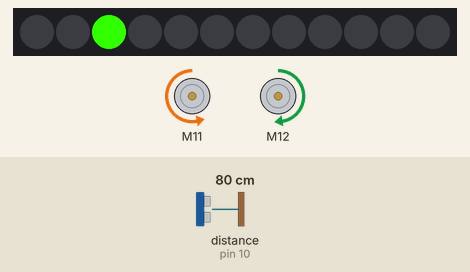
This sketch was run on a simulated Arduino Uno, built with avr-gcc and run on an emulated ATmega328P. Shown: 12 RGB LEDs in strip order, left to right, 2 × DC motor (green arrow = forward, orange = backward, longer = faster). The test bench sets the inputs (shaded band); at power-on: distance to the obstacle (sensor on pin 10) 80 cm.

Above: at 1.2 s.
1.3 s: distance to the obstacle (sensor on pin 10) set to 27 cm
2.8 s: distance to the obstacle (sensor on pin 10) set to 22 cm
At 3.2 s:
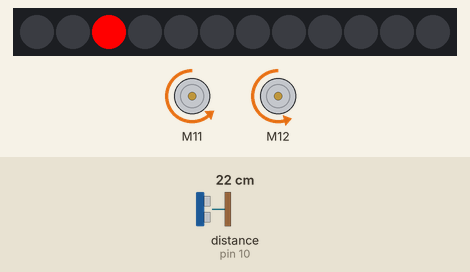
4.3 s: distance to the obstacle (sensor on pin 10) set to 35 cm
At 5.5 s:
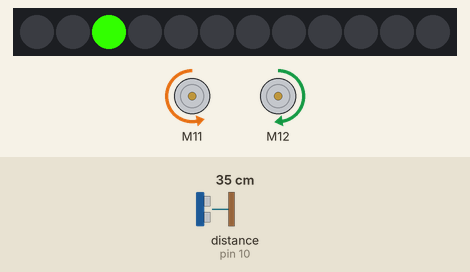
5.8 s: distance to the obstacle (sensor on pin 10) set to 2 cm
At 6.6 s:
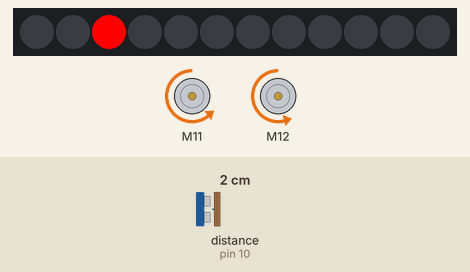
7.3 s: distance to the obstacle (sensor on pin 10) set to 60 cm
At 7.8 s:
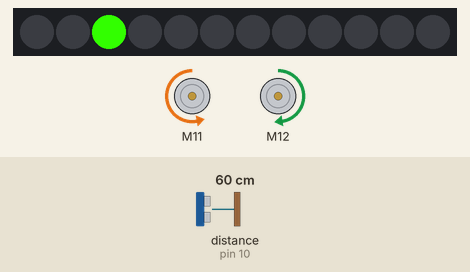
Timing chart, 0 to 9.8 s (numbered marks = the images above; inputs shaded):
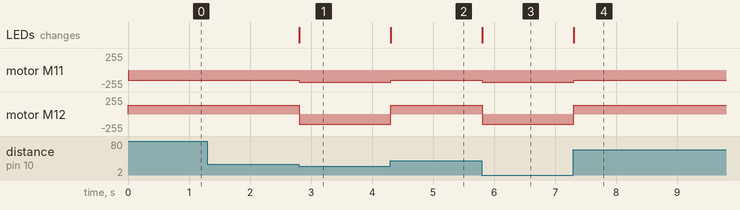

The sketch:

2.RobotBox.ino
```cpp
#include <Arduino.h>
#include <MeAuriga.h>

MeUltrasonicSensor ultrasonic_sensor(10);
MeRGBLed rgb_led(0, 12);

MeEncoderOnBoard motor_r(SLOT1);
MeEncoderOnBoard motor_l(SLOT2);

const float CALIBRATION = 110.0 / 128.0;

void isr_process_encoder1(void)
{
  if(digitalRead(motor_r.getPortB()) == 0) motor_r.pulsePosMinus();
  else motor_r.pulsePosPlus();
}

void isr_process_encoder2(void)
{
  if(digitalRead(motor_l.getPortB()) == 0) motor_l.pulsePosMinus();
  else motor_l.pulsePosPlus();
}

void move(int direction, int speed)
{
  int leftSpeed = 0;
  int rightSpeed = 0;

  switch(direction){
    case 1:
      leftSpeed = speed * CALIBRATION;
      rightSpeed = -speed;
      break;
    case 2:
      leftSpeed = -speed * CALIBRATION;
      rightSpeed = speed;
      break;
    case 3:
      leftSpeed = -speed * CALIBRATION;
      rightSpeed = -speed;
      break;
    case 4:
      leftSpeed = speed * CALIBRATION;
      rightSpeed = speed;
      break;
  }

  motor_r.setTarPWM(rightSpeed);
  motor_l.setTarPWM(leftSpeed);
}

void toggle_LED(int colour){
  if (colour == 1)
    rgb_led.setColor(3,255,0,0);    // set to red
  else if (colour == 2)
    rgb_led.setColor(3,50,255,0);   // set to green

  rgb_led.show();
}

void setup() {
  rgb_led.setpin(44);

  TCCR1A = _BV(WGM10);
  TCCR1B = _BV(CS11) | _BV(WGM12);
  TCCR2A = _BV(WGM21) | _BV(WGM20);
  TCCR2B = _BV(CS21);

  attachInterrupt(motor_r.getIntNum(), isr_process_encoder1, RISING);
  attachInterrupt(motor_l.getIntNum(), isr_process_encoder2, RISING);
}

void loop() {
  _loop();

  if (ultrasonic_sensor.distanceCm() < 25) {
    toggle_LED(1);
    move(3, 180);
    } else {
    move(1, 150);
    toggle_LED(2);
  }
}

void _loop() {
  motor_r.loop();
  motor_l.loop();
}
```

Measured:
- the behaviour switches between 25 and 24 cm on distance to the obstacle (sensor on pin 10) (found by bisection; images 0 and 1)
- after the input at 1.3 s, every drawn part: stays the same
- after the input at 2.8 s, motor M11: backward 150/255 → backward 180/255 at once; motor M12: forward 128/255 → backward 154/255 at once; the LEDs: change at once (image 1)
- after the input at 4.3 s, motor M11: backward 180/255 → backward 150/255 at once; motor M12: backward 154/255 → forward 128/255 at once; the LEDs: change at once (image 2)
- after the input at 5.8 s, motor M11: backward 150/255 → backward 180/255 at once; motor M12: forward 128/255 → backward 154/255 at once; the LEDs: change at once (image 3)
- after the input at 7.3 s, motor M11: backward 180/255 → backward 150/255 at once; motor M12: backward 154/255 → forward 128/255 at once; the LEDs: change at once (image 4)
